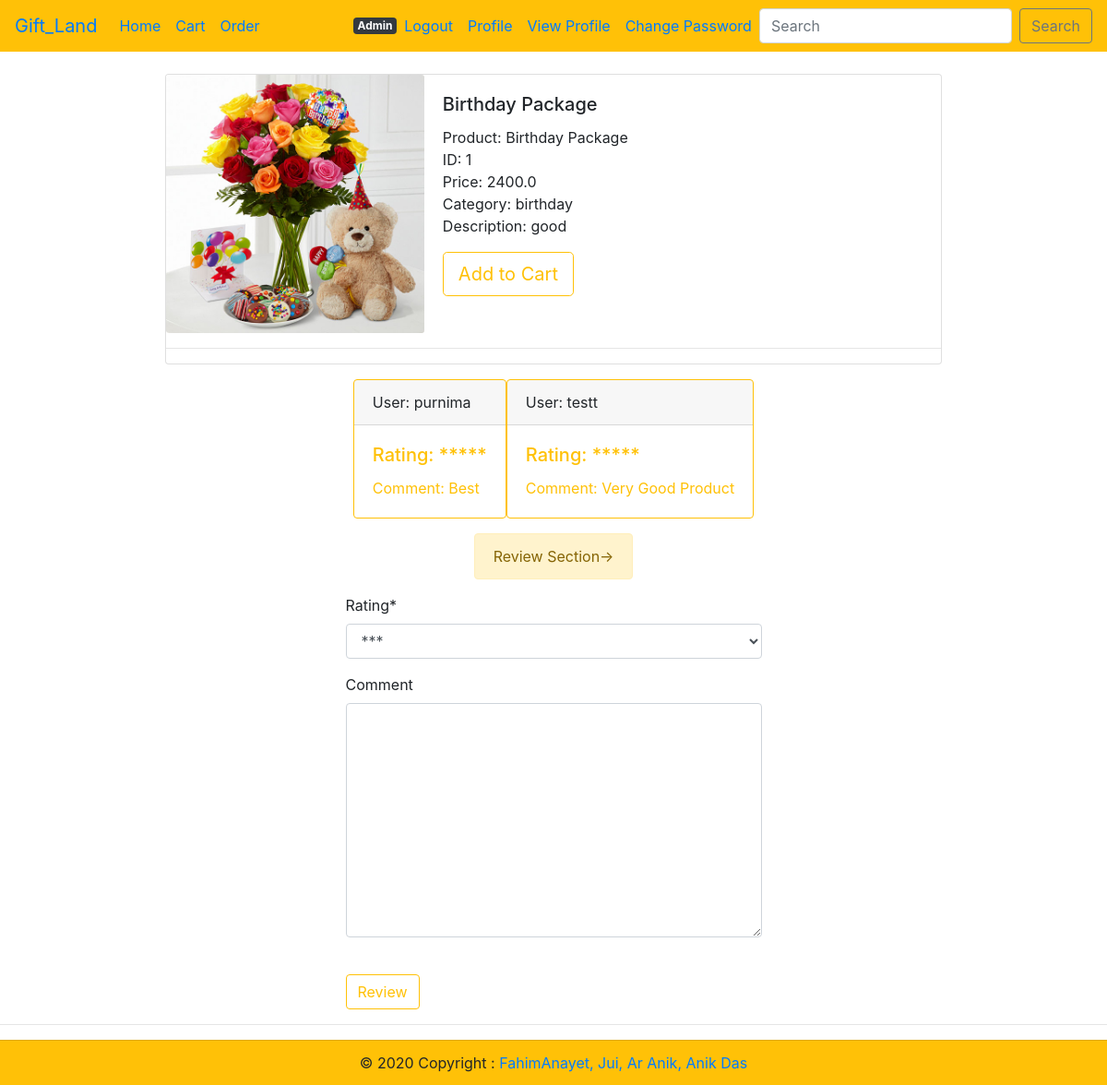
The page /review/6 (signed in) on the database as committed earlier.
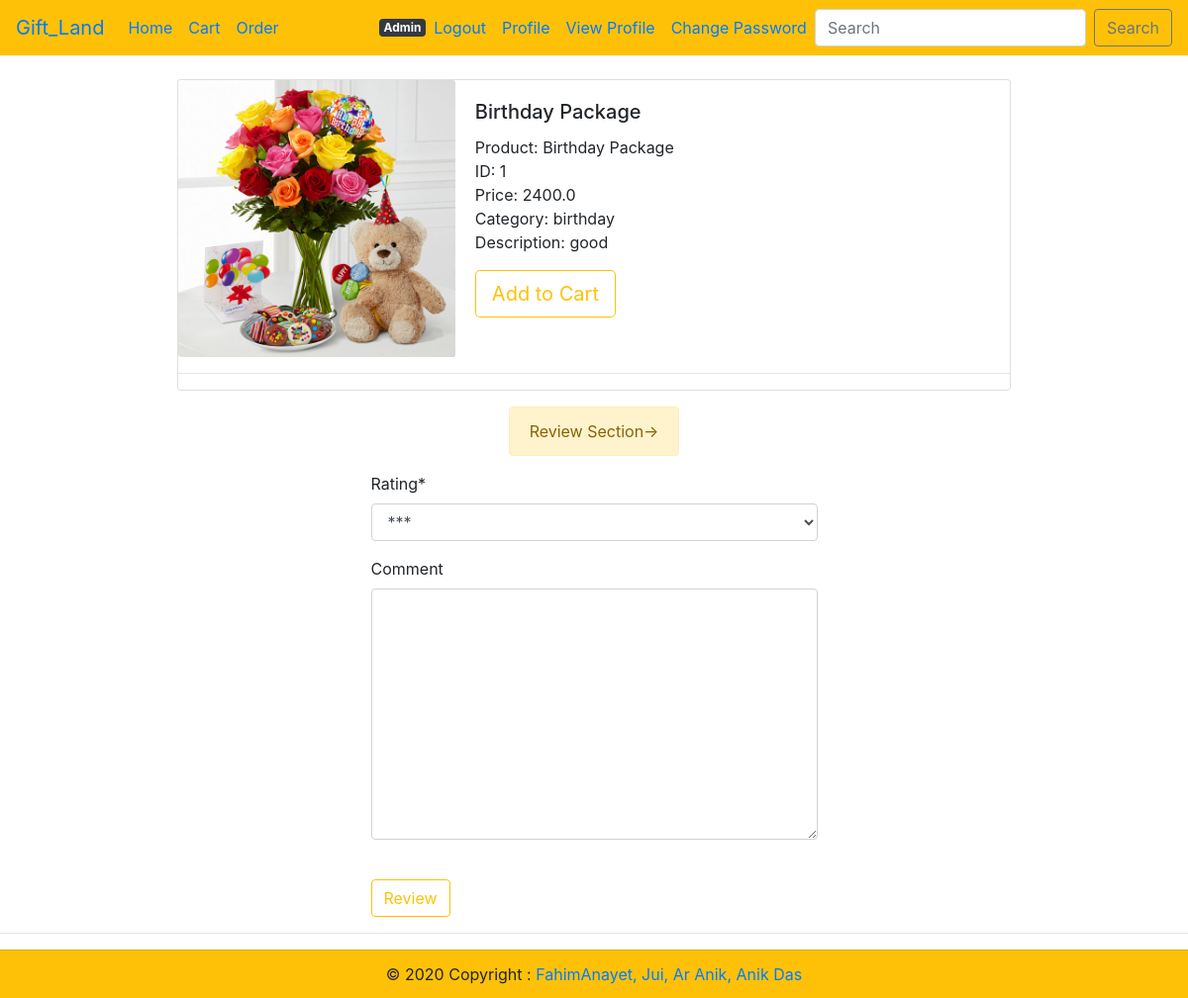
The same page on the database as committed later.
### ProductInfo/models.py (models this page shows, shortened)
class Review(models.Model):
    RatingStar=(
        ('*','*'),
        ('**','**'),
        ('***','***'),
        ('****','****'),
        ('*****','*****'),
    )
    rating=models.CharField(max_length=10,choices=RatingStar,default='***')
    comment=models.TextField(blank=True,null=True)
    user=models.ForeignKey(User,on_delete=models.CASCADE,null=True,blank=True)

### ProductInfo/views.py (the view, shortened to what this page needs)
# urls.py: path('review/<int:product_id>',Product_view.ProductReview, name='review'),
def ProductReview(request,product_id):
    review_done=False
    detail=get_object_or_404(Product,id=product_id)
    userlist = detail.reviews.filter(user=request.user)
    print(userlist,len(userlist))
    if len(userlist)!=0:
        review_done=True
    form = ReviewForm()
    context = {
        'detail':detail,
        'form':form,
        'review_done':review_done,
    }
    return render(request,'ProductHtml/review.html',context)

### ProductInfo/forms.py
class ReviewForm(forms.ModelForm):
    class Meta:
        model= Review
        fields=('rating','comment')

### templates/ProductHtml/review.html (shortened to what this page needs)
{% extends 'base.html' %}
{% load static %}
{% load crispy_forms_tags %}
{% block content %}
<br>
<div class="col d-flex justify-content-center">
<div class="card mb-3" style="max-width: 900px;">
    <div class="row no-gutters">
      <div class="col mx-auto ">
        <img src="{{detail.p_image.url }}" class="card-img" alt="...">
      </div>
      <div class="col-md-8">
        <div class="card-body">
          <h5 class="card-title">{{detail.p_name}}</h5>
          <p class="card-text">
            Product: {{ detail.p_name }} <br>
            ID: {{ detail.p_id }} <br>
            Price: {{ detail.p_price }} <br>
            Category: {{ detail.category }} <br>
            Description: {{ detail.description }} <br>
          </p>
          <a href="{% url 'update-cart' detail.id %}">
            <button type="submit" class="btn btn-lg btn-outline-warning">Add to Cart</button>
          </a>
        </div>
      </div>
    </div>
    <hr>
  </div>
</div>
<div class="col d-flex justify-content-center">
  {% for review in detail.reviews.all %}
    <div class="card border-warning mb-3" style="max-width: 18rem;">
      <div class="card-header">User: {{ review.user.username }}</div>
      <div class="card-body text-warning">
        <h5 class="card-title">Rating: {{ review.rating }}</h5>
        <p class="card-text">Comment: {{ review.comment }}</p>
      </div>
    </div>
    {% endfor %}
  </div>
  <div class="col d-flex justify-content-center">
    <div class="alert alert-warning" role="alert">
      Review Section->
    </div>
    </div>
<div class="col d-flex justify-content-center">
    {% if review_done == False %}
    <form method="POST">
      {{ form | crispy }}<br>
      <button type="submit" class="btn btn-outline-warning">Review</button>
    </form>
    {% else %}
    <div class="alert alert-warning" role="alert">
        You have already submitted a review
    </div>
    {% endif %}
</div>
<hr>
{% endblock %}

Rows that differ between the two databases and show on the page:
removed Review: user.username "purnima", rating "*****", comment "Best"
removed Review: user.username "testt", rating "*****", comment "Very Good Product"
